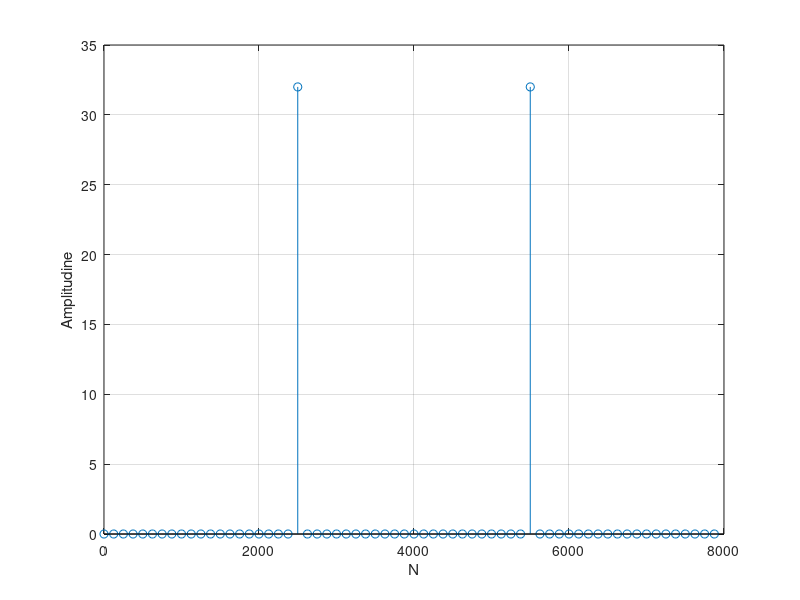

Source code (MATLAB):
clc;
clear;
close all;

F1 = 2500;
Fs = 8000;
Ts = 1/Fs;
Tmax = 0.1;

t = 0:Ts:Tmax - Ts;

semnal = cos(2*pi*F1*t);
N = 64;
spectru = fft(semnal, N);

F = 0 : Fs/N : Fs -Fs/N;

stem(F, abs(spectru));
grid on;
xlabel("N");
ylabel("Amplitudine");